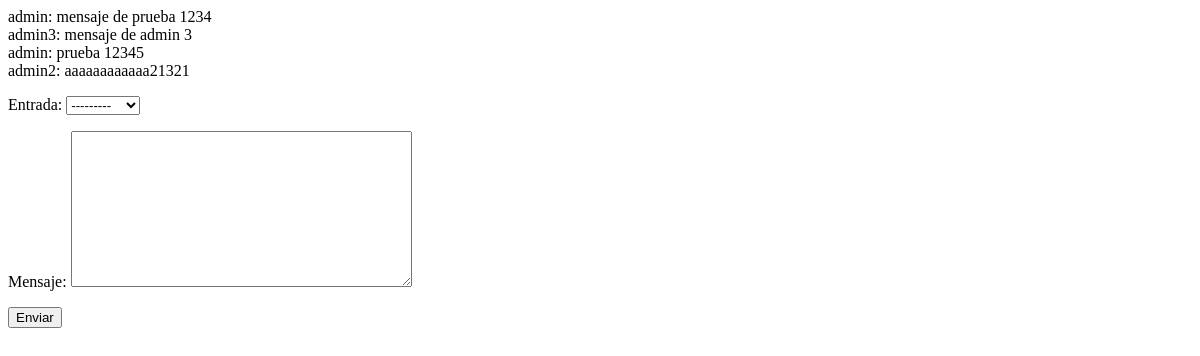
Page /blog/chat/ on the earlier database version.
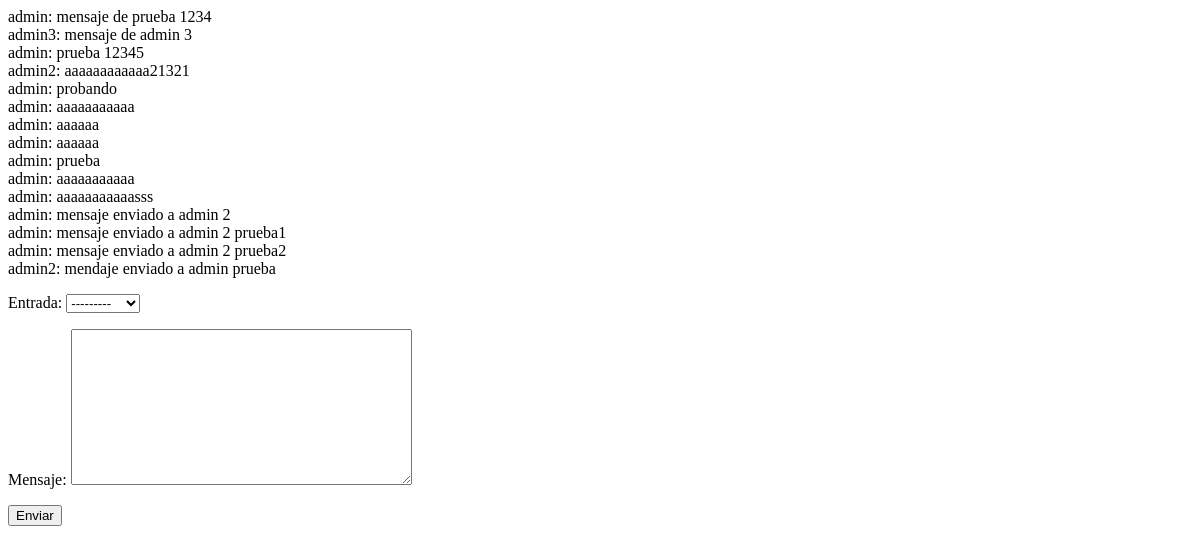
Same page on the later database version.
### WEB_BLOG/models.py (models this page shows)
class Chat(models.Model):
    salida = models.ForeignKey(User, on_delete=models.CASCADE, related_name='salida') #related_name en teoria me deja darle un field
    entrada = models.ForeignKey(User, on_delete=models.CASCADE, related_name='entrada')
    mensaje = models.TextField()
    tiempo = models.DateTimeField(auto_now_add=True)

### WEB_BLOG/views.py (the view)
# urls.py: path("chat/", MandarMensajes, name="chat"),
def MandarMensajes(request):# por ahora solo puedo mandar mensajes desde un opcion de mensajes
    if request.method == 'POST':
        form = MensajeForm(request.POST)
        if form.is_valid():
            mensaje = form.save(commit=False)#commit false? se supone que es un booleano que me deja ver el mensaje antes de guardar
            mensaje.salida = request.user
            mensaje.save()
            mensajes = Chat.objects.all()  # obtengo todos los mensajes del modelo chat correjir
            return render(request, 'mandarMensajes.html', {'form': form, 'mensajes': mensajes})
    else:
        form = MensajeForm()
        mensajes = Chat.objects.all()  # obtengo todos los mensajes del modelo chat correjir
    return render(request, 'mandarMensajes.html', {'form': form, 'mensajes': mensajes})

### WEB_BLOG/forms.py
class MensajeForm(forms.ModelForm):#solo necesito traer por meta el model Chat y sus field
    class Meta:
        model = Chat
        fields = ['entrada', 'mensaje']

### WEB_BLOG/Templates/mandarMensajes.html (shortened to what this page needs)
<!DOCTYPE html>
<html lang="en">
<head>
</head>
<body>
{% for mensaje in mensajes %}
    <div>{{ mensaje.salida }}: {{ mensaje.mensaje }}</div>
{% endfor %}
<form method="post" action="{% url 'chat' %}">
    {{ form.as_p }}
    <button type="submit">Enviar</button>
  </form>
</body>
</html>

Differences in the rows shown:
added Chat: salida "admin", mensaje "probando"
added Chat: salida "admin", mensaje "aaaaaaaaaaa"
added Chat: salida "admin", mensaje "aaaaaa"
added Chat: salida "admin", mensaje "aaaaaa"
added Chat: salida "admin", mensaje "prueba"
added Chat: salida "admin", mensaje "aaaaaaaaaaa"
added Chat: salida "admin", mensaje "aaaaaaaaaaasss"
added Chat: salida "admin", mensaje "mensaje enviado a admin 2"
added Chat: salida "admin", mensaje "mensaje enviado a admin 2 prueba1"
added Chat: salida "admin", mensaje "mensaje enviado a admin 2 prueba2"
added Chat: salida "admin2", mensaje "mendaje enviado a admin prueba"
